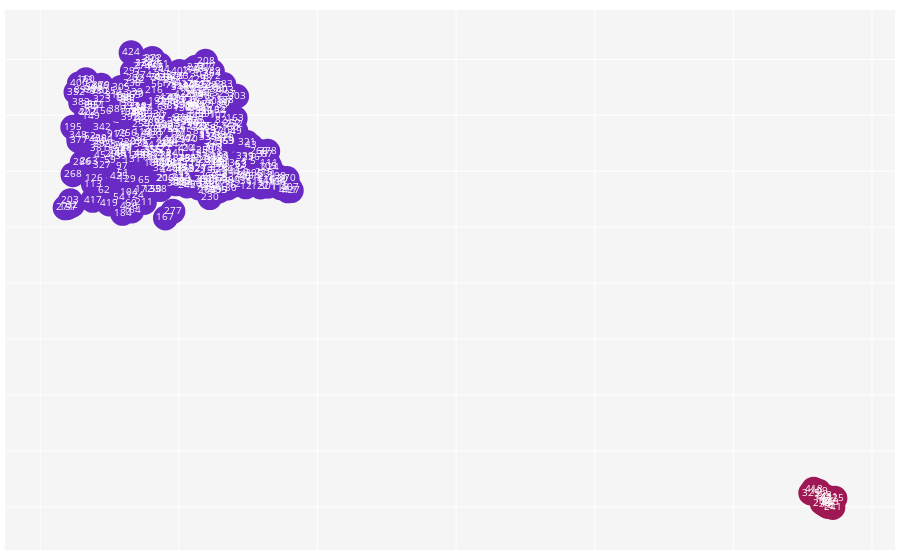

The code cell stored with this chart in its notebook:
### Code cell
# Documents Projection based on Words. (An interactive plot). It returns the Projection (each document coordinate) and the Labels (each document cluster)
# Arguments: view              = 'notebook', 'browser' ('notebook' -> To plot in your prefered Notebook App. 'browser' -> To plot in your prefered browser window);
#            corpus_type       = 'abs', 'title', 'kwa', or 'kwp';
#            stop_words        = A list of stopwords to clean the corpus. ['ar', 'bn', 'bg', 'cs', 'en', 'fi', 'fr', 'de', 'el', 'hi', 'he', 'hu', 'it', 'ja', 'ko',  'mr', 'fa', 'pl', 'pt-br', 'ro', 'ru', 'es', 'sv', 'sk', 'zh', 'th', 'uk'];
#                                'ar' = Arabic; 'bn' = Bengali; 'bg' = Bulgarian; 'cs' = Czech; 'en' = English; 'fi' = Finnish; 'fr' = French; 'de' = German; 'el' = Greek; 'he' = Hebrew;'hi' = Hindi; 'hu' = Hungarian; 'it' = Italian;
#                                'ja' = Japanese; 'ko' = Korean; 'mr' =  Marathi; 'fa' =  Persian; 'pl' =  Polish; 'pt-br' = Potuguese-Brazilian; 'ro' = Romanian; 'ru' = Russian; 'es' =  Spanish; 'sk' = Slovak; 'sv' = Swedish;
#                                'zh' = Chinese; 'th' = Thai; 'uk' = Ukrainian
#            rmv_custom_words  = A list of custom stopwords to clean the corpus;
#            custom_label      = A list of custom labels for each document. The user can define each document cluster;
#            custom_projection = A list of custom coordinates for each document. The user can define each document coordinate;
#            n_components      = Number of Dimensions;
#            n_clusters        = Number of Clusters;
#            tf_idf            = True or False (True -> The Cluster Algorithm will use the DTM to calculate each document Label. False -> The Cluster Algorithm will use the Coordinates to calculate each document Label)
#            embeddings        = True or False (True -> The Cluster Algorithm will use the Word Embeddings to calculate each document Label. False -> The Cluster Algorithm will use the Coordinates to calculate each document Label)
#            method            = 'tsvd' or 'umap' ('tsvd' -> Truncated SVD projection method is used. 'umap' -> UMAP projection method is used)
projection, labels = bibfile.docs_projection(view              = 'notebook',
                                             corpus_type       = 'abs',
                                             stop_words        = ['en'],
                                             rmv_custom_words  = [],
                                             custom_label      = [],
                                             custom_projection = [],
                                             n_components      = 9,
                                             n_clusters        = 2,
                                             tf_idf            = False,
                                             embeddings        = False,
                                             method            = 'umap')

### Figure 1 — Plotly figure (JSON) as saved in the notebook; plotly's stock layout.template omitted (floating-point values rounded to 4 significant figures; data arrays with more than 128 entries replaced by an {"elided": "..."} marker saying what was removed)
{"data": [{"hoverinfo": "text", "hovertext": {"elided": "417 str values"}, "marker": {"color": "#6929c4", "size": 25, "symbol": "circle-dot"}, "mode": "markers+text", "name": "", "opacity": 1, "text": {"elided": "417 str values"}, "textfont": {"color": "white", "size": 10}, "type": "scatter", "x": {"elided": "417 float values"}, "y": {"elided": "417 float values"}}, {"hoverinfo": "text", "hovertext": ["id:14<br>cluster:1<br>Vartiainen, Matti (2024).<br>Telework and remote work. The Oxford Encyclopedia<br>of Industrial, Work, and Organizational<br>Psychology. doi:UNKNOW.", "id:34<br>cluster:1<br>UNKNOW (2022). Compilation<br>of references. Handbook of Research on Global<br>Networking Post COVID-19. doi:UNKNOW.", "id:84<br>cluster:1<br>Dégallier-Rochat, Sarah and<br>Kurpicz-Briki, Mascha and Endrissat, Nada and<br>Yatsenko, Olena (2022). Human augmentation, not<br>replacement: A research agenda for AI and robotics<br>in the industry. Frontiers in Robotics and AI.<br>doi:10.3389/frobt.2022.997386.", "id:86<br>cluster:1<br>Adeola, Ogechi and Opute,<br>Abdullah Promise and Chukwuka, Blessing and Adisa,<br>Isaiah and Orekoya, Ibrahim (2022).<br>Entrepreneurship and covid-19: A socio-<br>psychological perspective. The Future of<br>Entrepreneurship in Africa: Challenges and<br>Opportunities Post-pandemic.<br>doi:10.4324/9781003216469-6.", "id:109<br>cluster:1<br>Kazeroony, Hamid H. (2021).<br>Envisioning the future of management education.<br>Management Education and Automation.<br>doi:10.4324/9781003017707-14.", "id:117<br>cluster:1<br>Greene, Patricia G. and<br>Brush, Candida G. (2018). Introduction: The ABCs<br>of women's entrepreneurial identity-aspirations,<br>behaviors and confidence. A Research Agenda for<br>Women and Entrepreneurship: Identity Through<br>Aspirations, Behaviors and Confidence. doi:UNKNOW.", "id:125<br>cluster:1<br>Schmidt, Holger L. and J.<br>Ind, Nicholas and Iglesias, Oriol (2021). Guest<br>editorial. Journal of Product and Brand<br>Management. doi:10.1108/JPBM-08-2021-013.", "id:133<br>cluster:1<br>Vial, Gregory (2021).<br>Understanding digital transformation: A review and<br>a research agenda. Managing Digital<br>Transformation: Understanding the Strategic<br>Process. doi:UNKNOW.", "id:186<br>cluster:1<br>Justo, Rachida and Cruz,<br>Cristina and de Castro, Julio O. (2018).<br>Perception of success of men and women<br>entrepreneurs: A social identity approach. A<br>Research Agenda for Women and Entrepreneurship:<br>Identity Through Aspirations, Behaviors and<br>Confidence. doi:UNKNOW.", "id:241<br>cluster:1<br>Neve, Theresia Olsson<br>(2015). Eight Steps to Sustainable Organizational<br>Learning How to Tackle Search and Transfer<br>Barriers. Management for Professionals.<br>doi:10.1007/978-3-319-15937-9.", "id:275<br>cluster:1<br>Leoni, Riccardo (2014).<br>Organisational and technological paradigms<br>Asynchronised structural breaks, uneven evolution<br>of paradigms and firm growth between<br>complementarities and substitutabilities. Cycles,<br>Growth and the Great Recession.<br>doi:10.4324/9781315796635.", "id:325<br>cluster:1<br>Kanji, Gopal K. (2012).<br>Measuring business excellence. Measuring Business<br>Excellence. doi:10.4324/9780203996737.", "id:349<br>cluster:1<br>Luna-Reyes, Luis Felipe<br>(2009). Government innovation through knowledge<br>management. Knowledge Ecology in Global Business:<br>Managing Intellectual Capital.<br>doi:10.4018/978-1-60566-270-1.ch018.", "id:418<br>cluster:1<br>Morris, Michael H. and<br>Williams, Roy O. and Allen, Jeffrey A. and Avila,<br>Ramon A. (1997). Correlates of success in family<br>business transitions. Journal of Business<br>Venturing. doi:10.1016/S0883-9026(97)00010-4.", "id:421<br>cluster:1<br>Ahire, Sanjay L. and<br>Waller, Matthew A. and Golhar, Damodar Y. (1996).<br>Quality management in TQM versus non-TQM firms: An<br>empirical investigation. International Journal of<br>Quality & Reliability Management.<br>doi:10.1108/02656719610128466."], "marker": {"color": "#9f1853", "size": 25, "symbol": "circle-dot"}, "mode": "markers+text", "name": "", "opacity": 1, "text": ["14", "34", "84", "86", "109", "117", "125", "133", "186", "241", "275", "325", "349", "418", "421"], "textfont": {"color": "white", "size": 10}, "type": "scatter", "x": [5.682, 5.663, 5.648, 5.685, 5.616, 5.649, 5.732, 5.645, 5.665, 5.717, 5.64, 5.558, 5.699, 5.579, 5.688], "y": [0.003485, 0.01777, 0.0957, 0.03583, 0.1386, 0.06428, 0.07584, 0.1038, 0.04346, -0.00536, 0.0336, 0.123, 0.03677, 0.1571, 0.07988]}], "layout": {"hovermode": "closest", "margin": {"b": 10, "l": 5, "r": 5, "t": 10}, "plot_bgcolor": "#f5f5f5", "showlegend": false, "xaxis": {"gridcolor": "white", "showgrid": true, "showticklabels": false, "zeroline": false}, "yaxis": {"gridcolor": "white", "showgrid": true, "showticklabels": false, "zeroline": false}}}
